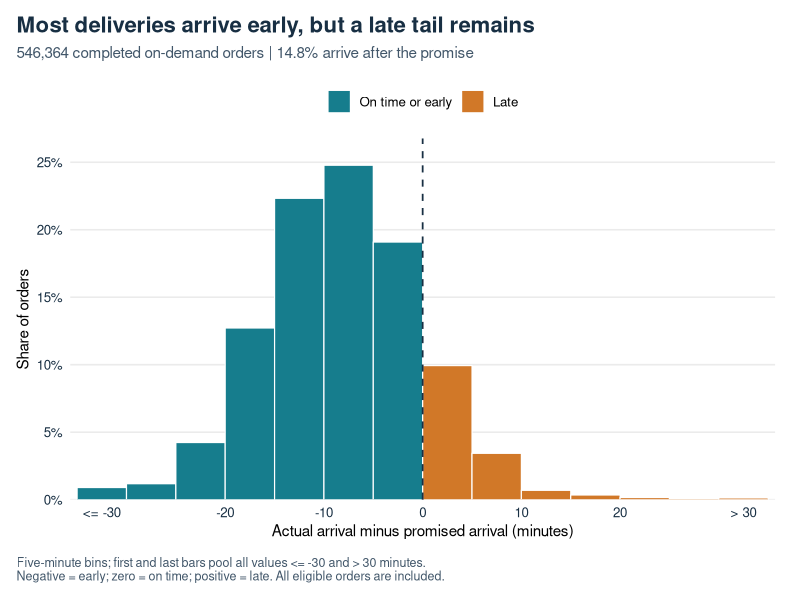
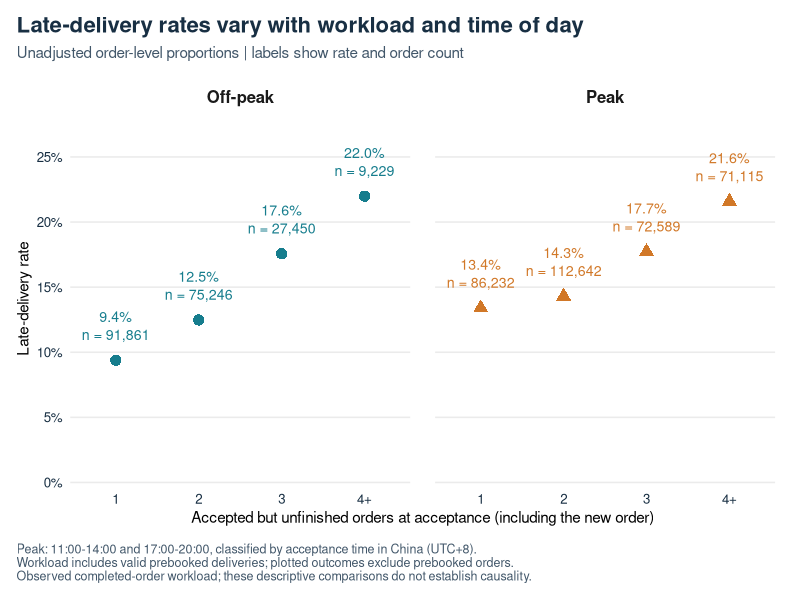
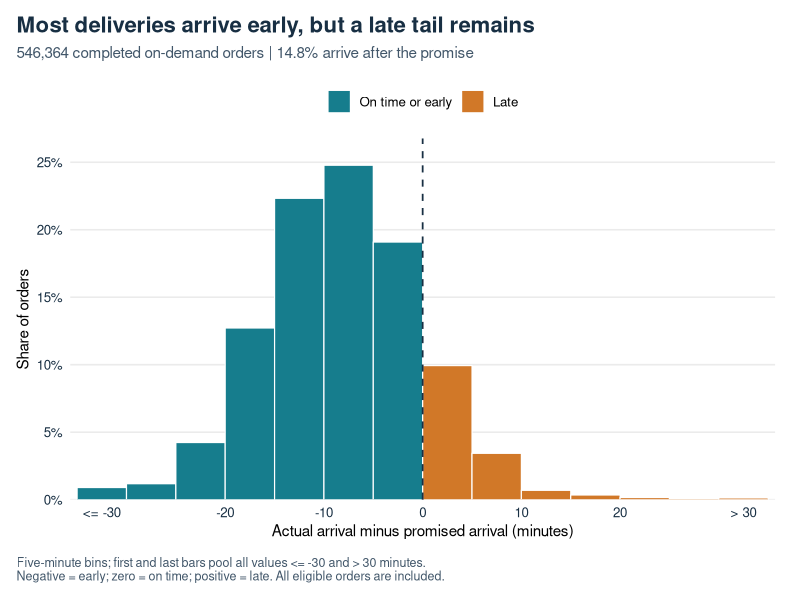
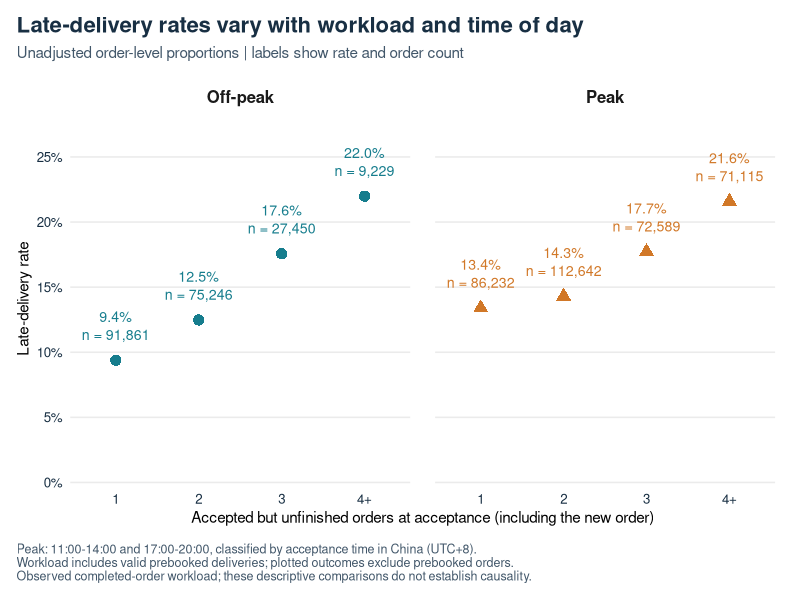

Source code (R) for these figures, in order:
# Run from the repository root. Requires only the committed small summary tables.
suppressPackageStartupMessages({library(data.table); library(ggplot2)})
dir.create("output/figures", recursive = TRUE, showWarnings = FALSE)
teal <- "#167D8D"
orange <- "#D17828"
ink <- "#182F43"
theme_set(theme_minimal(base_size = 12, base_family = "sans") + theme(
  plot.title = element_text(face = "bold", color = ink, size = 16),
  plot.subtitle = element_text(color = "#42576A", size = 11, margin = margin(b = 14)),
  plot.title.position = "plot", plot.caption.position = "plot",
  plot.caption = element_text(hjust = 0, size = 9, color = "#42576A", margin = margin(t = 12)),
  panel.grid.minor = element_blank(), panel.grid.major.x = element_blank(),
  axis.title = element_text(size = 11), axis.text = element_text(color = ink),
  plot.margin = margin(12, 18, 12, 12), legend.position = "top",
  legend.title = element_blank()))
q <- fread("data/figure_data/sample_quality.csv")
metric <- function(name) q$value[q$metric == name]
bins <- fread("data/figure_data/delay_distribution.csv")
bins[, `:=`(xmin = pmax(-35, lower_min), xmax = pmin(35, upper_min),
  timing = fifelse(upper_min <= 0, "On time or early", "Late"))]
p1 <- ggplot(bins) + geom_rect(aes(xmin = xmin, xmax = xmax, ymin = 0, ymax = share,
  fill = timing), color = "white", linewidth = .4) +
  geom_vline(xintercept = 0, linewidth = .6, linetype = "dashed", color = ink) +
  scale_fill_manual(values = c("On time or early" = teal, "Late" = orange),
    breaks = c("On time or early", "Late")) +
  scale_x_continuous(breaks = c(-32.5, -20, -10, 0, 10, 20, 32.5),
    labels = c("<= -30", "-20", "-10", "0", "10", "20", "> 30"), expand = c(.01,0)) +
  scale_y_continuous(labels = scales::label_percent(accuracy = 1),
    expand = expansion(mult = c(0,.08))) +
  labs(title = "Most deliveries arrive early, but a late tail remains",
    subtitle = sprintf("%s completed on-demand orders | %.1f%% arrive after the promise",
      format(metric("analysis_orders"), big.mark = ",", scientific = FALSE), 100*metric("late_rate")),
    x = "Actual arrival minus promised arrival (minutes)", y = "Share of orders",
    caption = paste("Five-minute bins; first and last bars pool all values <= -30 and > 30 minutes.",
      "Negative = early; zero = on time; positive = late. All eligible orders are included.", sep = "\n"))
groups <- fread("data/figure_data/workload_period_summary.csv")
groups[, workload_group := factor(workload_group, levels = c("1", "2", "3", "4+"))]
groups[, period := factor(period, levels = c("Off-peak", "Peak"))]
groups[, label := sprintf("%.1f%%\nn = %s", 100*late_rate, format(n_orders, big.mark = ",", trim = TRUE))]
p2 <- ggplot(groups, aes(workload_group, late_rate, color = period, shape = period)) +
  geom_point(size = 3.5) +
  geom_text(aes(label = label), vjust = -.7, lineheight = 1.05, size = 3.6, show.legend = FALSE) +
  facet_wrap(~period, nrow = 1) +
  scale_color_manual(values = c("Off-peak" = teal, "Peak" = orange)) +
  scale_shape_manual(values = c("Off-peak" = 16, "Peak" = 17)) +
  scale_y_continuous(labels = scales::label_percent(accuracy = 1),
    limits = c(0, max(groups$late_rate) + .065), breaks = scales::breaks_width(.05),
    expand = expansion(mult = c(.01,0))) +
  scale_x_discrete(expand = expansion(add = .55)) +
  labs(title = "Late-delivery rates vary with workload and time of day",
    subtitle = "Unadjusted order-level proportions | labels show rate and order count",
    x = "Accepted but unfinished orders at acceptance (including the new order)",
    y = "Late-delivery rate",
    caption = paste("Peak: 11:00-14:00 and 17:00-20:00, classified by acceptance time in China (UTC+8).",
      "Workload includes valid prebooked deliveries; plotted outcomes exclude prebooked orders.",
      "Observed completed-order workload; these descriptive comparisons do not establish causality.", sep = "\n")) +
  theme(legend.position = "none", strip.text = element_text(face = "bold", size = 12),
    panel.spacing.x = grid::unit(18, "pt"))
for (ext in c("png", "pdf")) {
  ggsave(paste0("output/figures/figure1_delay_distribution.", ext), p1,
    width = 9, height = 4.7, dpi = 320, bg = "white")
  ggsave(paste0("output/figures/figure2_workload_lateness.", ext), p2,
    width = 9, height = 5.1, dpi = 320, bg = "white")
}
writeLines(trimws(capture.output(sessionInfo()), which = "right"), "output/sessionInfo.txt")
cat("Saved both figures as PNG and vector PDF.\n")
